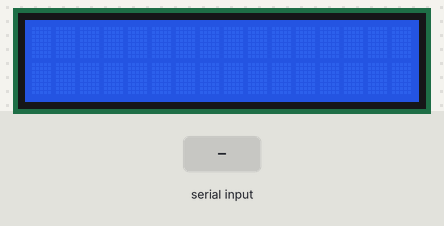
A sketch run on a simulated Arduino Uno, built with avr-gcc and run on an emulated ATmega328P. On the bench: 16×2 character LCD. The inputs (shaded band) are chosen by the test bench.

Above: at 1.2 s.
1.3 s: "1" received over Serial
At 2.6 s:
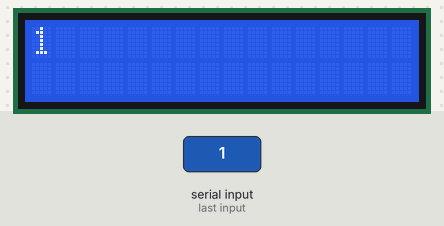
2.9 s: "0" received over Serial
At 3.7 s:
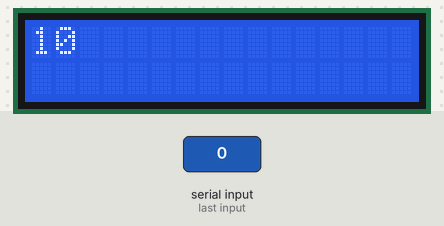
Timing chart, 0 to 5.9 s (numbered marks = the images above; inputs shaded):
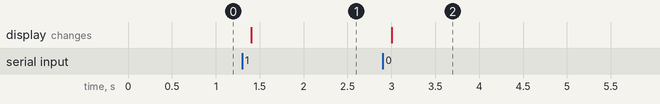

The sketch:

tauptaup.ino
```cpp
/* YourDuino.com Example Software Sketch
 16 character 2 line I2C Display
 Backpack Interface labelled "A0 A1 A2" at lower right.
 ..and
 Backpack Interface labelled "YwRobot Arduino LCM1602 IIC V1"
 MOST use address 0x27, a FEW use 0x3F
 terry@yourduino.com */

/*-----( Import needed libraries )-----*/
//#include <Wire.h>  // Comes with Arduino IDE
// Get the LCD I2C Library here:
// https://bitbucket.org/fmalpartida/new-liquidcrystal/downloads
// Move any other LCD libraries to another folder or delete them
// See Library "Docs" folder for possible commands etc.
#include <LiquidCrystal_I2C.h>

#include <Keypad.h>
/*-----( Declare Constants )-----*/
/*-----( Declare objects )-----*/
// set the LCD address to 0x27 for a 16 chars 2 line display
// A FEW use address 0x3F
// Set the pins on the I2C chip used for LCD connections:
//                    addr, en,rw,rs,d4,d5,d6,d7,bl,blpol
LiquidCrystal_I2C lcd(0x3F, 2, 1, 0, 4, 5, 6, 7, 3, POSITIVE);  // Set the LCD I2C address

const byte ROWS = 4; //4 lignes
const byte COLS = 4; //4 colonnes
char keys[ROWS][COLS] = {
  {'0','1','2','3'},
  {'4','5','6','7'},
  {'8','9','A','B'},
  {'C','D','E','F'}
};
//Brancher le clavier sur 2 3 4 5 (colonnes) et 6 7 8 9 (lignes)
byte rowPins[ROWS] = {9, 8, 7, 6}; //Lignes
byte colPins[COLS] = {5, 4, 3, 2}; //Colonnes
// Connections des touches
/*
S1  contact 4 8
S2  contact 3 8
S3  contact 2 8
S4  contact 1 8
S5  contact 4 7
S6  contact 3 7
S9  contact 4 6
S10  contact 3 6
S11  contact 2 6
S12  contact 1 6
S13  contact 4 5
S14  contact 3 5
S15  contact 2 5
S16  contact  1 5
*/

// Initialiser une instance de la classe keypad
Keypad keypad = Keypad( makeKeymap(keys), rowPins, colPins, ROWS, COLS );


/*-----( Declare Variables )-----*/
//NONE

void setup()   /*----( SETUP: RUNS ONCE )----*/
{
  Serial.begin(9600);  // Used to type in characters

  lcd.begin(16,2);   // initialize the lcd for 16 chars 2 lines, turn on backlight

  // Pour activer l'état HOLD
  unsigned int time_hold = 4;
  keypad.setHoldTime(time_hold);

  //Anti rebond
  unsigned int time_anti_rebond = 4;  //4 ms
  keypad.setDebounceTime(time_anti_rebond);


}/*--(end setup )---*/


void loop()   /*----( LOOP: RUNS CONSTANTLY )----*/
{
      int i =0;
      char key = keypad.getKey();
      char message[10] ;
      if (key != NO_KEY){
        Serial.write(key);
      }
  //{

    // when characters arrive over the serial port...
    if (Serial.available()) {
     // if (Serial.read() ){
      // wait a bit for the entire message to arrive
      delay(100);
      // clear the screen

      //lcd.setCursor(0,1);
      // read all the available characters
      //message = Serial.read() ;
      //lcd.setCursor(0,0);
      while (Serial.available() > 0) {

        // display each character to the LCD
        if (i==16){
          lcd.setCursor(0,1);
        }
        char c = Serial.read();
        if (c == '?'){
          lcd.clear();
          i=0;
        }else {
          lcd.print(c);
          i++;
        }


      }

    }
    //}


}/* --(end main loop )-- */


/* ( THE END ) */
```

Measured:
- after the input at 1.3 s, the display: changes after 0.10 s (image 1)
- after the input at 2.9 s, the display: changes after 0.10 s (image 2)
